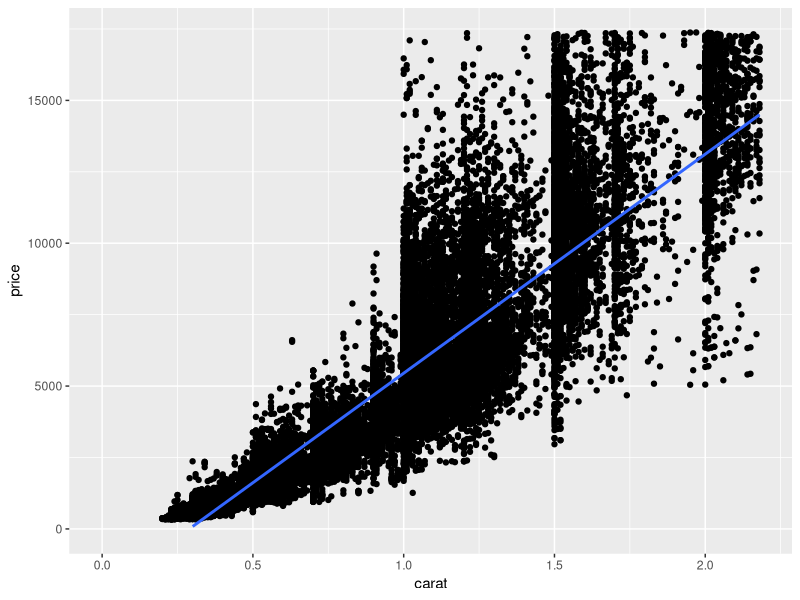
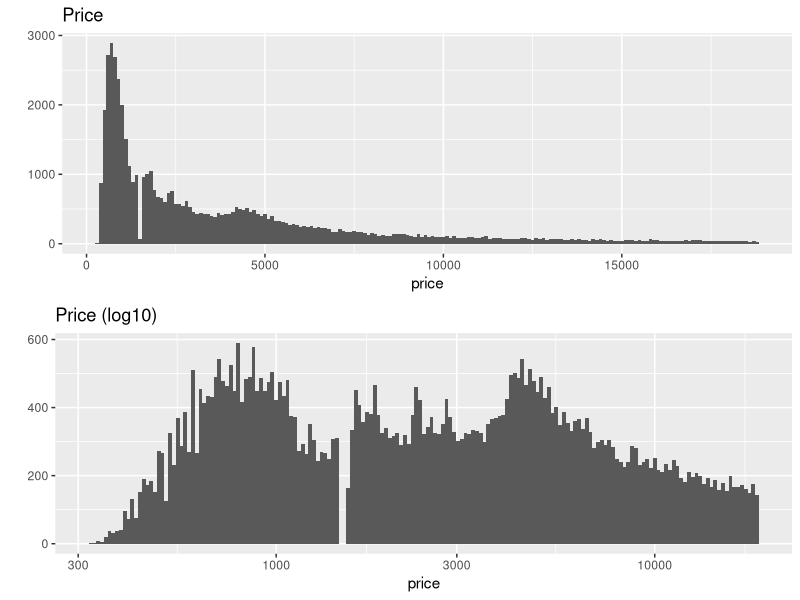

The R source for these figures, in order:
# install below packages if not installed
install.packages('scales')
install.packages('memisc')
install.packages('lattice')
install.packages('MASS')
install.packages('car')
install.packages('reshape')
install.packages('plyr')

# load libraries
library(ggplot2)
library(GGally)
library(scales)
library(memisc)

# load data
data("diamonds")

# Scatterplot Review
ggplot(data = diamonds, 
       aes(x = carat, y = price)) + 
  geom_point(fill = I('orange')) +
  stat_smooth(method = 'lm') + 
  ylim(0, quantile(diamonds$price, 0.99)) + 
  xlim(0, quantile(diamonds$carat, 0.99))

# ggpairs Function

# The Demand of Diamonds
library(gridExtra)

plot1 <- qplot(data = diamonds, x = price, binwidth = 100) + 
  ggtitle('Price')

plot2 <- qplot(data = diamonds, x = price, binwidth = 0.01) +
  scale_x_log10() + 
  ggtitle('Price (log10)')

grid.arrange(plot1, plot2, ncol = 1)
